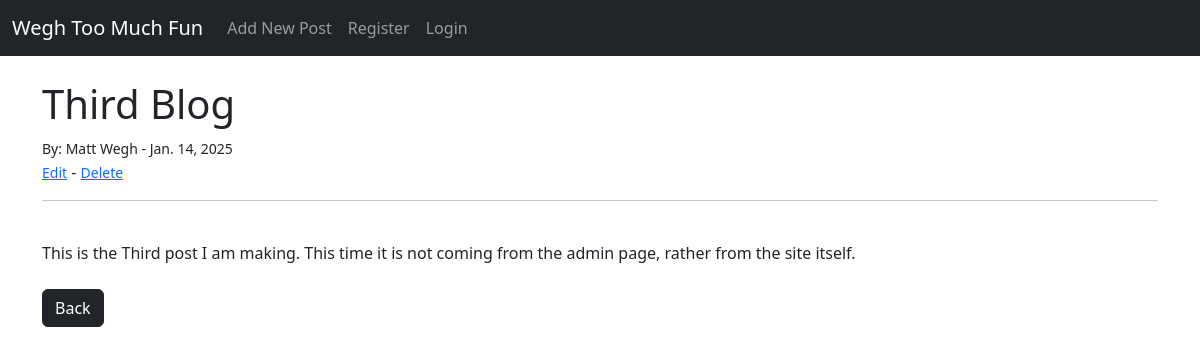
Screenshot of /article/4 with the database file from the repository.
### theblog/models.py (models this page shows, shortened)
class Post(models.Model):
    title = models.CharField(max_length=255)
    title_tag = models.CharField(max_length=255)
    author = models.ForeignKey(User, on_delete=models.CASCADE)
    body = models.TextField()
    posting_date = models.DateField(auto_now_add=True)

### theblog/views.py (the view)
# urls.py: path('article/<int:pk>', ArticleDetailView.as_view(), name='article-detail'),
class ArticleDetailView(DetailView):
    model = Post
    template_name = 'article_details.html'

### theblog/templates/article_details.html (shortened to what this page needs)
{% extends 'base.html' %}
{% block content %}
<h1>{{ post.title }}</h1>
<small>By:
    {{post.author.first_name}}
    {{post.author.last_name}} -
    {{ post.posting_date }}
</small>
<br>
<small><a href="{% url 'update_post' post.pk %}">Edit</a></small> -
<small><a href="{% url 'delete_post' post.pk %}">Delete</a></small>
<hr>
<br/>
{{post.body}}
<br/><br/>
<a href="{% url 'home' %}" class="btn btn-dark">Back</a>
{% endblock %}

### rows the page displays
Post: title "Third Blog", author.first_name "Matt", author.last_name "Wegh", posting_date "Jan. 14, 2025", body "This is the Third post I am making. This time it is not coming from the admin page, rather from the site itself."
